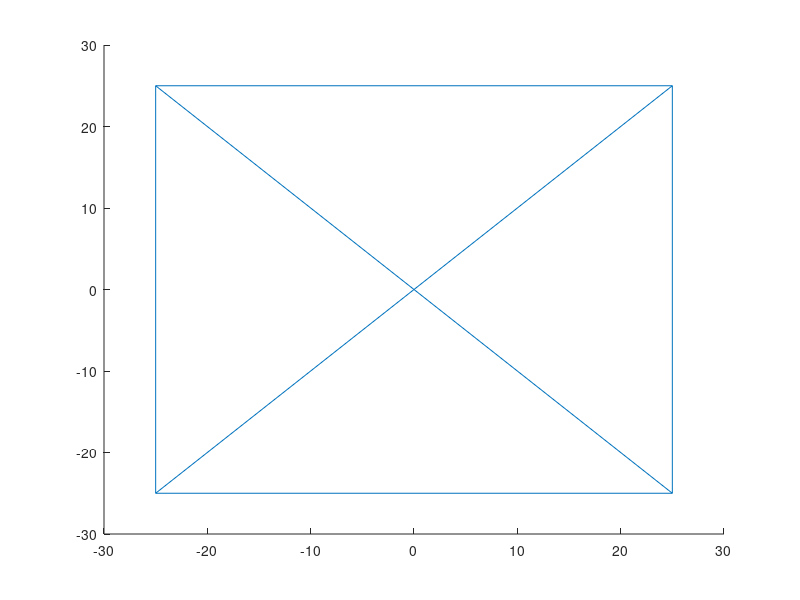

The MATLAB script that drew this image:
%velocity function
global dmin dmax vmax
dmin = 1;
dmax = 5;
vmax = 20;

%auxiliary constants
prchoice=0.1;
R=0.01;
dt=0.01;
clockmax=1000;

%cars
nc=0;
cmax=1000;
p=zeros(1,cmax);
x=zeros(1,cmax);
y=zeros(1,cmax);
onroad=zeros(1,cmax);
nextcar=zeros(1,cmax);
nextb=zeros(1,cmax);
tenter=zeros(1,cmax);
texit=zeros(1,cmax);
benter=zeros(1,cmax);
penter=zeros(1,cmax);
bd=zeros(1,cmax);
pd=zeros(1,cmax);

%blocks and intersections
i=[1 2 3 4];
ni=length(i);
b=[1 2 3 4 5 6];
nb=length(b);
firstcar=zeros(1,nb);
lastcar=zeros(1,nb);
i1=[2 1 2 4 3 2];
i2=[3 4 1 2 1 2];
nbin=zeros(1,ni);
nbout=zeros(1,ni);
for i=1:ni
    nbin(i)=sum(i2==i);
    nbout(i)=sum(i1==i);
end
nbinmax=max(nbin);
nboutmax=max(nbout);
bin=zeros(ni,nbinmax);
bout=zeros(ni,nboutmax);
for i=1:ni
    bin(i,1:nbin(i))=find(i2==i);
    bout(i,1:nbout(i))=find(i1==i);
end

%geometry of roads
xi=[25 -25 -25 25];
yi=[-25 25 -25 25];
ux=xi(i2)-xi(i1);
uy=yi(i2)-yi(i1);
L=sqrt(ux.^2+uy.^2);
ux=ux./L;
uy=uy./L;
Lmax=max(L);

%lights
jgreen=ones(1,ni);
tlcstep=10*dt;
tlc=tlcstep;

%plot initial graph
for b=1:nb
    line([xi(i1(b)) yi(i1(b))],[xi(i2(b)) yi(i2(b))])
    hold on
end
hcars = scatter(x(find(onroad)),y(find(onroad)),'filled');
axis(1.2*[min(xi) max(xi) min(yi) max(yi)])
axis manual